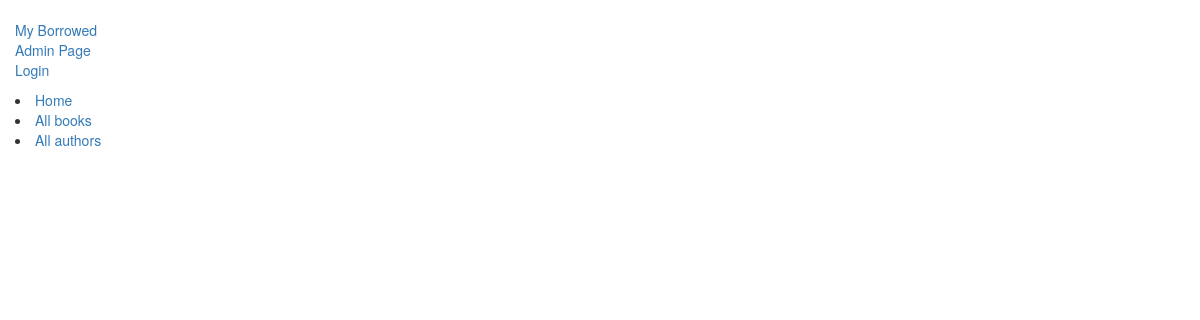
The page /catalog/Authors/ on the database as committed earlier.
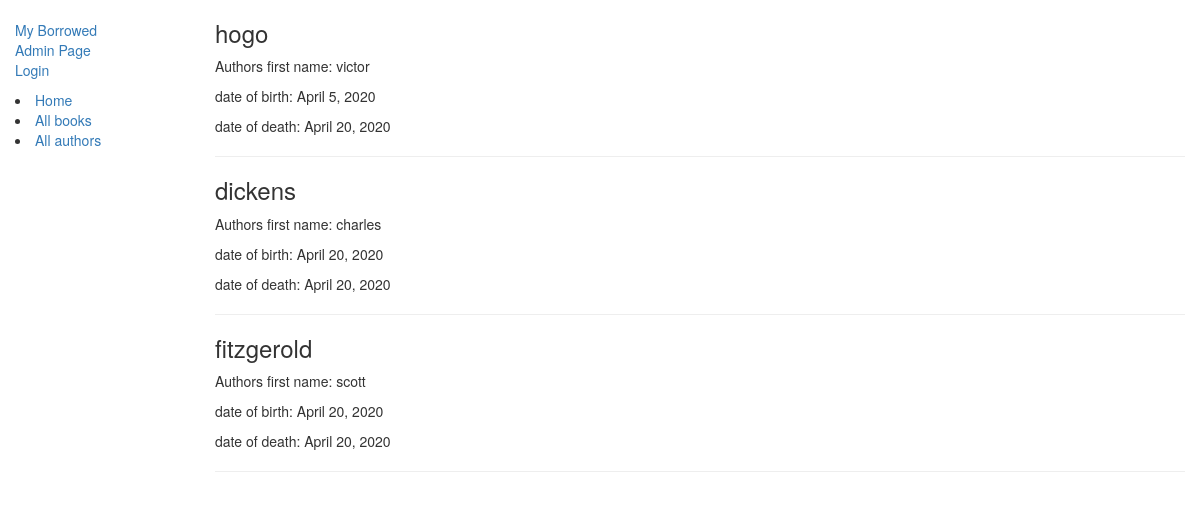
The same page on the database as committed later.
### catalog/models.py (models this page shows, shortened)
class Author(models.Model):
    first_name = models.CharField(max_length=100)
    last_name = models.CharField(max_length=100)
    date_of_birth = models.DateField(null=True, blank=True)
    date_of_death = models.DateField('Died', null=True, blank=True)

### catalog/views.py (the view)
# urls.py: path('Authors/', views.AuthorListView.as_view(),name="Authors")
class AuthorListView(generic.ListView):
    model=models.Author
    template_name='catalog/author_list.html'

### catalog/templates/catalog/author_list.html
{% extends "catalog/base_generic.html" %}
{% block content %}
  {% for author in author_list%}
    <h3>{{ author.last_name }}</h3>
    <p> Authors first name: {{ author.first_name }}</p>
    <p> date of birth: {{ author.date_of_birth }}</p>
    <p> date of death: {{ author.date_of_death }} </p>
    <hr>
  {% endfor %}
{% endblock %}

### catalog/templates/catalog/base_generic.html (shortened to what this page needs)
<!DOCTYPE html>
<html lang="en">
<head>
  <link rel="stylesheet" href="https://maxcdn.bootstrapcdn.com/bootstrap/3.3.7/css/bootstrap.min.css">
  {% load static %}
  <link rel="stylesheet" href="{% static 'catalog/styles.css' %}">
</head>
<body>
  <div class="container-fluid">
    <div class="row">
      <div class="col-sm-2">
      {% block sidebar %}
      <ul class="sidebar-nav">
          <li><a href="{% url 'catalog:my-borrowed' %}">My Borrowed</a></li>
          <li><a href="/admin/"> Admin Page</a></li>
          {% if user.is_authenticated %}
            <li>User: {{ user.get_username }}</li>
            <li><a href="{% url 'logout'%}?next={{request.path}}">Logout</a></li>
          {% else %}
            <li><a href="{% url 'login'%}?next={{request.path}}">Login</a></li>
          {% endif %}
          </ul>
          <li><a href="{% url 'catalog:index' %}">Home</a></li>
          <li><a href="{% url 'catalog:books' %}">All books</a></li>
          <li><a href="{% url 'catalog:Authors'%}">All authors</a></li>
     {% endblock %}
      </div>
      <div class="col-sm-10 ">
      {% block content %}{% endblock %}
      </div>
    </div>
  </div>
</body>
</html>

### catalog/static/catalog/styles.css (style rules this page uses)
.sidebar-nav { margin-top: 20px; padding: 0; list-style: none; }

Rows that differ between the two databases and show on the page:
added Author: last_name "hogo", first_name "victor", date_of_birth "April 5, 2020", date_of_death "April 20, 2020"
added Author: last_name "dickens", first_name "charles", date_of_birth "April 20, 2020", date_of_death "April 20, 2020"
added Author: last_name "fitzgerold", first_name "scott", date_of_birth "April 20, 2020", date_of_death "April 20, 2020"
